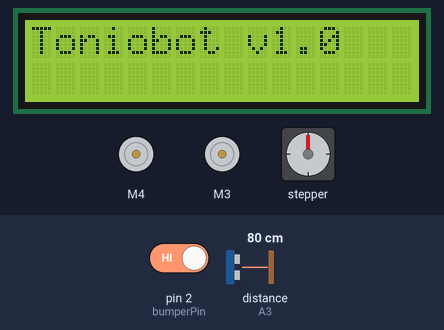
A sketch run on a simulated Arduino Uno, built with avr-gcc and run on an emulated ATmega328P. Shown: 2 × DC motor (green arrow = forward, orange = backward, longer = faster), 16×2 character LCD, stepper motor. Wiring (inferred from the names in the program): ultrasonic range finder: trigger A2; echo A3. The inputs (shaded band) are chosen by the test bench; at power-on: distance to the obstacle (sensor on A3) 80 cm, pin 2 (bumperPin) HIGH. The echo pulse lasts 58.3 µs per cm; random numbers use the default seed unless the sketch sets one; stepper angles assume 50 steps per turn; what the sketch prints to the serial monitor is not drawn.

Above: at 3.2 s.
At 12.3 s:
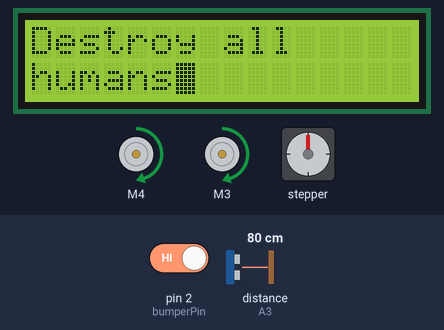
12.4 s: distance to the obstacle (sensor on A3) set to 33 cm
13.9 s: distance to the obstacle (sensor on A3) set to 27 cm
At 14.9 s:
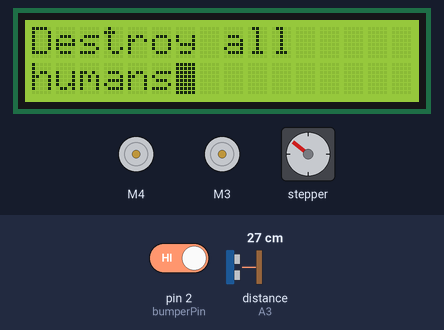
16.9 s: pin 2 (bumperPin) driven LOW
19.9 s: pin 2 (bumperPin) driven HIGH
At 22.7 s:
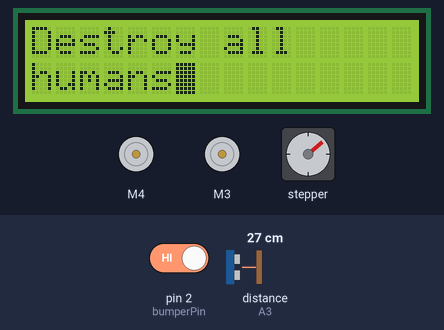
22.9 s: distance to the obstacle (sensor on A3) set to 35 cm
25.9 s: distance to the obstacle (sensor on A3) set to 2 cm
At 29.5 s:
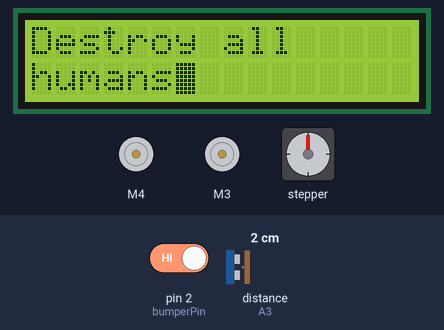
Timing chart, 0 to 76.4 s (numbered marks = the images above; inputs shaded):
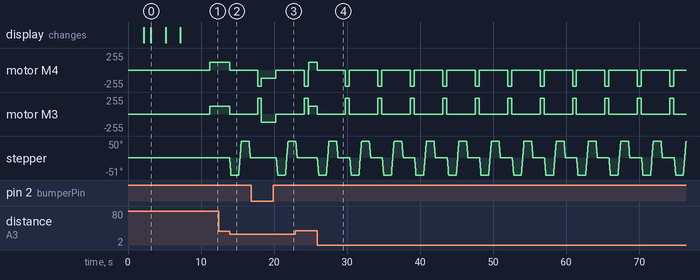

Measured:
- the behaviour switches between 31 and 30 cm on distance to the obstacle (sensor on A3) (found by bisection; images 1 and 2)
- after the input at 12.4 s, every drawn part: stays the same
- after the input at 13.9 s, motor M4, motor M3: forward 120/255 → stopped at once; stepper: turns 51° counter-clockwise in 0.18 s, then 101° clockwise in 0.37 s, then 50° counter-clockwise in 0.18 s
- after the input at 19.9 s, motor M4, motor M3: backward 120/255 → stopped after 0.36 s; stepper: turns 51° counter-clockwise in 0.18 s, then 101° clockwise in 0.37 s
- after the input at 25.9 s, motor M4: alternates backward 240/255 for 0.56 s and stopped for 3.9 s, starting at once; motor M3: alternates forward 240/255 for 0.56 s and stopped for 3.9 s, starting at once; stepper: turns 51° counter-clockwise in 0.18 s, then 101° clockwise in 0.37 s, then 50° counter-clockwise in 0.18 s, repeating every 4.5 s
- what the display in image 0 shows lasts 2.0 s, from 3.1 s to 5.1 s

The sketch:

toniobot.ino
```cpp
#include <AFMotor.h>
#include <LiquidCrystal_I2C.h> // includes the LiquidCrystal Library
#include <Wire.h>

LiquidCrystal_I2C lcd(0x27 , 16, 2); // Creates an LC object. Parameters: (rs, enable, d4, d5, d6, d7)
AF_Stepper Stepper1(50, 1);
AF_DCMotor motorLeft(4, MOTOR34_1KHZ); // create motor #1 using M1 output on Motor Drive Shield, set to 1kHz PWM frequency
AF_DCMotor motorRight(3, MOTOR34_1KHZ); // create motor #2, using M2 output, set to 1kHz PWM frequency


const int turnSpeed = 240;
const int forwardSpeed = 120;
const int trigPin = A2;
const int echoPin = A3;
const int bumperPin = 2;

int distance;
bool forward;

void setup() {
  Stepper1.setSpeed(50);
  motorLeft.setSpeed(forwardSpeed);     // set the speed to 200/255
  motorRight.setSpeed(forwardSpeed);     // set the speed to 200/255
  forward = false;

 displayIntro();

// delay(6000000); // sleeps for 100 minutes, comment this out ot make the robot run

  pinMode(trigPin, OUTPUT); // Sets the trigPin as an Output
  pinMode(echoPin, INPUT); // Sets the echoPin as an Input

  Serial.begin(9600); // Starts the serial communication
}

void loop() {
  if (digitalRead(bumperPin) == LOW) {
    forward = false;
    halt();
    stepBackwards();
  } else {

  distance = getDistance();
  if (distance < 30) {
      forward = false;
      halt();
      turnWhereIsMoreSpace();
  } else {
    if (!forward && distance >= 30) {
      forward = true;
      start();
    }
  }
  }
}
```

display.ino
```cpp
void displayIntro() {
  Wire.begin();
  lcd.begin(16,2);
  delay(2000);
  lcd.init();
  lcd.print("Toniobot ");
  delay(1000);
  lcd.print("v1.0");
  delay(2000);
  lcd.clear();
  lcd.blink();
  lcd.print("Mission:");
  delay(2000);
  lcd.clear();
  lcd.blink();
  lcd.print("Destroy all");
  lcd.setCursor(0,1);
  lcd.print("humans");
  delay(4000);
}
```

motion.ino
```cpp
// runs forward for 1 second
void stepBackwards() {
   motorLeft.run(BACKWARD);
   motorRight.run(BACKWARD);      // turn it on going forward
   delay(500);
   motorLeft.run(RELEASE);
   motorRight.run(RELEASE);
}

void halt() {
   motorLeft.run(RELEASE);
   motorRight.run(RELEASE);
}

void start() {
   motorLeft.run(FORWARD);
   motorRight.run(FORWARD);
}


// turns left
void turnLeft() {
   motorLeft.setSpeed(turnSpeed);
   motorRight.setSpeed(turnSpeed);
   motorLeft.run(BACKWARD);
   motorRight.run(FORWARD);      // turn it on going forward
   delay(500 + random(100));
   motorLeft.run(RELEASE);
   motorRight.run(RELEASE);
   motorLeft.setSpeed(forwardSpeed);
   motorRight.setSpeed(forwardSpeed);
}

// turns right
void turnRight() {
   motorLeft.setSpeed(turnSpeed);
   motorRight.setSpeed(turnSpeed);
   motorLeft.run(FORWARD);
   motorRight.run(BACKWARD);      // turn it on going forward
   delay(500 + random(100));
   motorLeft.run(RELEASE);
   motorRight.run(RELEASE);
   motorLeft.setSpeed(forwardSpeed);
   motorRight.setSpeed(forwardSpeed);
}

void turnWhereIsMoreSpace() {
  int headTurnSteps = 7;
  Stepper1.step(headTurnSteps, BACKWARD, MICROSTEP);
  int distanceRight = getDistance();
  Serial.print("Distance right: ");
  Serial.println(distanceRight);
  delay(1000);

  Stepper1.step(headTurnSteps*2, FORWARD, MICROSTEP);
  int distanceLeft = getDistance();
  Serial.print("Distance left: ");
  Serial.println(distanceLeft);
  delay(1000);
  Stepper1.step(headTurnSteps, BACKWARD, MICROSTEP);
  delay(1000);
  if (distanceRight > distanceLeft) {
    turnRight();
  } else {
    turnLeft();
  }
}

int getDistance() {
  long duration;
  delay(50);

  // Clears the trigPin
  digitalWrite(trigPin, LOW);
  delayMicroseconds(2);
  // Sets the trigPin on HIGH state for 10 micro seconds
  digitalWrite(trigPin, HIGH);
  delayMicroseconds(10);
  digitalWrite(trigPin, LOW);
  // Reads the echoPin, returns the sound wave travel time in microseconds
  duration = pulseIn(echoPin, HIGH);
  // Calculating the distance
  return duration*0.034/2;
}
```
